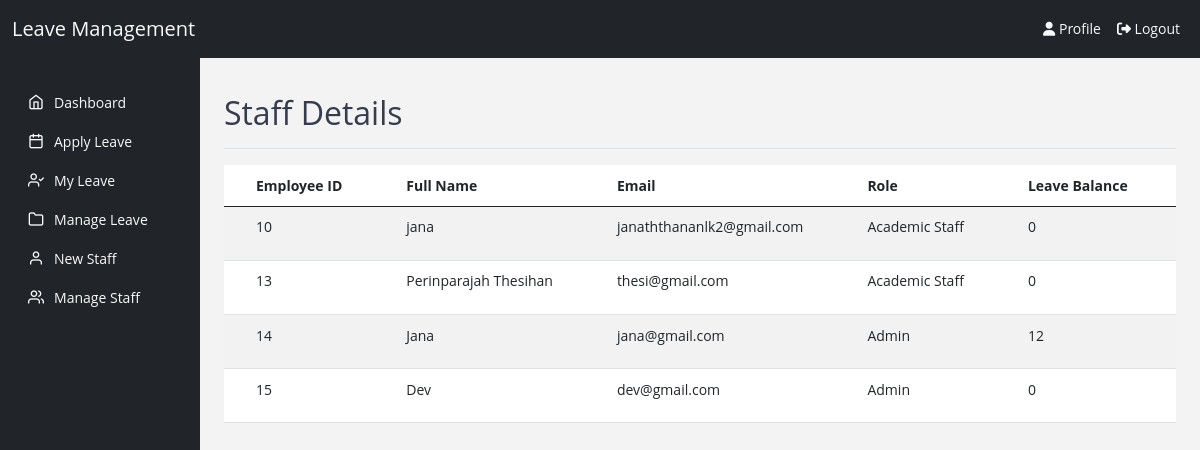
Page /admin/manage_staff.php on the committed database.
### tables this page shows
CREATE TABLE `employees` (
  `EmployeeID` int(11) NOT NULL,
  `FullName` varchar(100) NOT NULL,
  `Email` varchar(100) DEFAULT NULL,
  `PasswordHash` varchar(255) NOT NULL,
  `RoleID` int(11) DEFAULT NULL,
  `LeaveBalance` float DEFAULT 20,
  `IsActive` tinyint(1) DEFAULT 1
);

CREATE TABLE `userroles` (
  `RoleID` int(11) NOT NULL,
  `RoleName` varchar(50) NOT NULL
);

### admin/manage_staff.php (the view, shortened to what this page needs)
<?php
include("../includes/autoload.php");
include("../includes/header.php");
include("../includes/topbar.php");
?>
<div class="container-fluid">
    <div class="row">
        <?php include("../includes/sidebar.php"); ?>
        <main class="col-md-9 ms-sm-auto col-lg-10 px-md-4 content">
            <div class="d-flex justify-content-between flex-wrap flex-md-nowrap align-items-center pt-3 pb-2 mb-3 border-bottom">
                <h2>Staff Details</h2>
            </div>
            <div class="table-responsive mb-4">
                <table class="table table-striped table-sm">
                    <thead>
                        <tr>
                            <th>Employee ID</th>
                            <th>Full Name</th>
                            <th>Email</th>
                            <th>Role</th>
                            <th>Leave Balance</th>
                            <th>Actions</th>
                        </tr>
                    </thead>
                    <tbody>
                        <?php
                        $query = "
                            SELECT
                                e.EmployeeID,
                                e.FullName,
                                e.Email,
                                e.RoleID,
                                e.LeaveBalance,
                                u.RoleName
                            FROM
                                employees e
                            LEFT JOIN
                                userroles u
                            ON
                                e.RoleID = u.RoleID
                        ";
                        $result = mysqli_query($conn, $query);
                        if ($result && mysqli_num_rows($result) > 0) {
                            while ($row = mysqli_fetch_assoc($result)) {
                                echo "<tr>
                                    <td>{$row['EmployeeID']}</td>
                                    <td>{$row['FullName']}</td>
                                    <td>{$row['Email']}</td>
                                    <td>{$row['RoleName']}</td>
                                    <td>{$row['LeaveBalance']}</td>
                                    <td>
                                        <a href='edit_employee.php?id={$row['EmployeeID']}' class='btn btn-sm btn-primary'>Edit</a>
                                        <a href='delete_employee.php?id={$row['EmployeeID']}' class='btn btn-sm btn-danger' onclick='return confirm(\"Are you sure you want to delete this employee?\")'>Delete</a>
                                    </td>
                                </tr>";
                            }
                        } else {
                            echo "<tr><td colspan='6'>No staff details found.</td></tr>";
                        }
                        ?>
                    </tbody>
                </table>
            </div>
        </main>
    </div>
</div>
</body>
</html>

### includes/header.php (shortened to what this page needs)
<!DOCTYPE html>
<html lang="en">
<head>
    <link rel="stylesheet" type="text/css" href="<?=ASSETS?>/css/bootstrap.min.css">
    <link rel="stylesheet" type="text/css" href="<?=ASSETS?>/css/all.min.css">
    <link href="https://cdn.jsdelivr.net/npm/bootstrap@5.3.0/dist/css/bootstrap.min.css" rel="stylesheet">
    <link href="https://cdnjs.cloudflare.com/ajax/libs/font-awesome/6.4.0/css/all.min.css" rel="stylesheet">
    <link rel="stylesheet" type="text/css" href="../assets/css/feather/css/feather.css">
    <link rel="stylesheet" type="text/css" href="../assets/css/style.css">
</head>

### includes/topbar.php (shortened to what this page needs)
<nav class="navbar navbar-expand-lg  text-bg-dark" pcoded-header-position="fixed">
        <div class="container-fluid">
            <a class="navbar-brand text-light" href="#">Leave Management</a>
            <div class="collapse navbar-collapse" id="navbarNav">
                <ul class="navbar-nav ms-auto">
                    <li class="nav-item">
                        <a class="nav-link text-light" href="#"><i class="fas fa-user"></i> Profile</a>
                    </li>
                    <li class="nav-item">
                        <a class="nav-link text-light" href="../logout.php"><i class="fas fa-sign-out-alt"></i> Logout</a>
                    </li>
                </ul>
            </div>
        </div>
    </nav>

### includes/sidebar.php
 <nav class="col-md-3 col-lg-2 d-md-block sidebar collapse bg-dark">
    <div class="position-sticky pt-3">
        <ul class="nav flex-column">
            <li class="nav-item">
                <a class="nav-link text-light" href="index.php">
                    <span class="f-left m-t-10  text-c-white  ">
                        <i class=" text-light text-c-white f-16 feather icon-home m-r-10"></i>Dashboard
                    </span>
                </a>
            </li>
            <li class="nav-item">
                <a class="nav-link text-light" href="apply_leave.php">
                    <span class="f-left m-t-10  text-c-white  ">
                        <i class=" text-light text-c-white f-16 feather icon-calendar m-r-10"></i>Apply Leave
                    </span>
                </a>
            </li>
            <li class="nav-item">
                <a class="nav-link text-light" href="my_leave.php">
                    <span class="f-left m-t-10  text-c-white  ">
                        <i class=" text-light text-c-white f-16 feather icon-user-check m-r-10"></i>My Leave
                    </span>
                </a>
            </li>
            <li class="nav-item">
                <a class="nav-link text-light" href="manage_leave.php">
                    <span class="f-left m-t-10  text-c-white  ">
                        <i class=" text-light text-c-white f-16 feather icon-folder m-r-10"></i>Manage Leave
                    </span>
                </a>
            </li>
            <li class="nav-item">
                <a class="nav-link text-light" href="new_staff.php">
                    <span class="f-left m-t-10  text-c-white  ">
                        <i class=" text-light text-c-white f-16 feather icon-user m-r-10"></i>New Staff
                    </span>
                </a>
            </li>
            <li class="nav-item">
                <a class="nav-link text-light" href="manage_staff.php">
                    <span class="f-left m-t-10  text-c-white  ">
                        <i class=" text-light text-c-white f-16 feather icon-users m-r-10"></i>Manage Staff
                    </span>
                </a>
            </li>
        </ul>
    </div>
</nav>

### assets/css/feather/css/feather.css (style rules this page uses)
.feather { font-family: 'feather' !important; speak: none; font-style: normal; font-weight: normal; font-variant: normal; text-transform: none; line-height: 1; -webkit-font-smoothing: antialiased; -moz-osx-font-smoothing: grayscale; }
.icon-calendar:before { content: "\e83a"; }
.icon-folder:before { content: "\e874"; }
.icon-home:before { content: "\e87a"; }
.icon-user-check:before { content: "\e8e5"; }
.icon-user:before { content: "\e8e9"; }
.icon-users:before { content: "\e8ea"; }

### includes/header.php (style rules this page uses)
.sidebar { height: calc(100vh - 56px); background-color: #f8f9fa; }
.content { padding: 20px; }

### rows in the picture
employees: EmployeeID "10", FullName "jana", Email "janaththananlk2@gmail.com", RoleID.RoleName "Academic Staff", LeaveBalance "0"
employees: EmployeeID "13", FullName "Perinparajah Thesihan", Email "thesi@gmail.com", RoleID.RoleName "Academic Staff", LeaveBalance "0"
employees: EmployeeID "14", FullName "Jana", Email "jana@gmail.com", RoleID.RoleName "Admin", LeaveBalance "12"
employees: EmployeeID "15", FullName "Dev", Email "dev@gmail.com", RoleID.RoleName "Admin", LeaveBalance "0"
